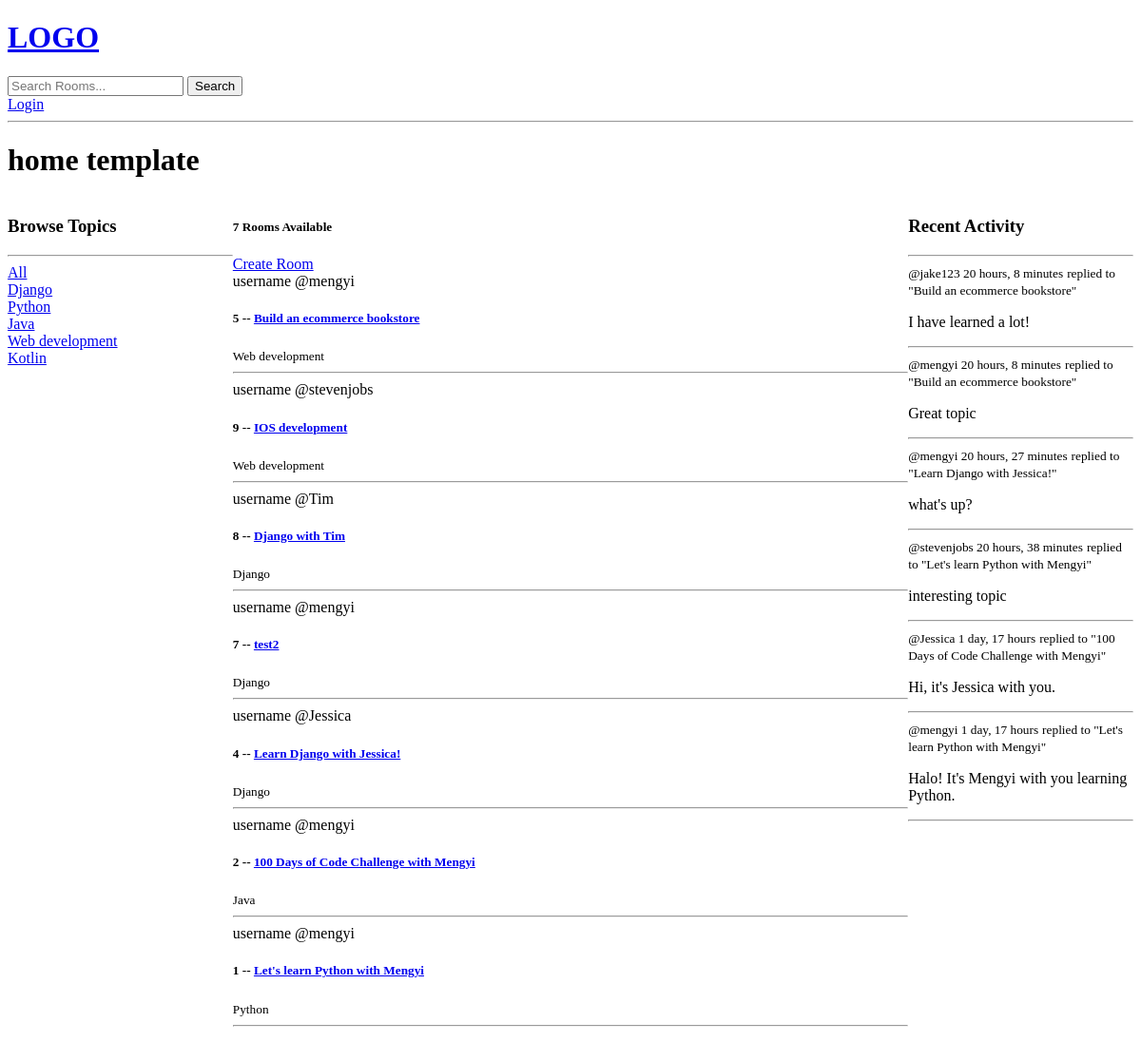
Before: / with the older database file.
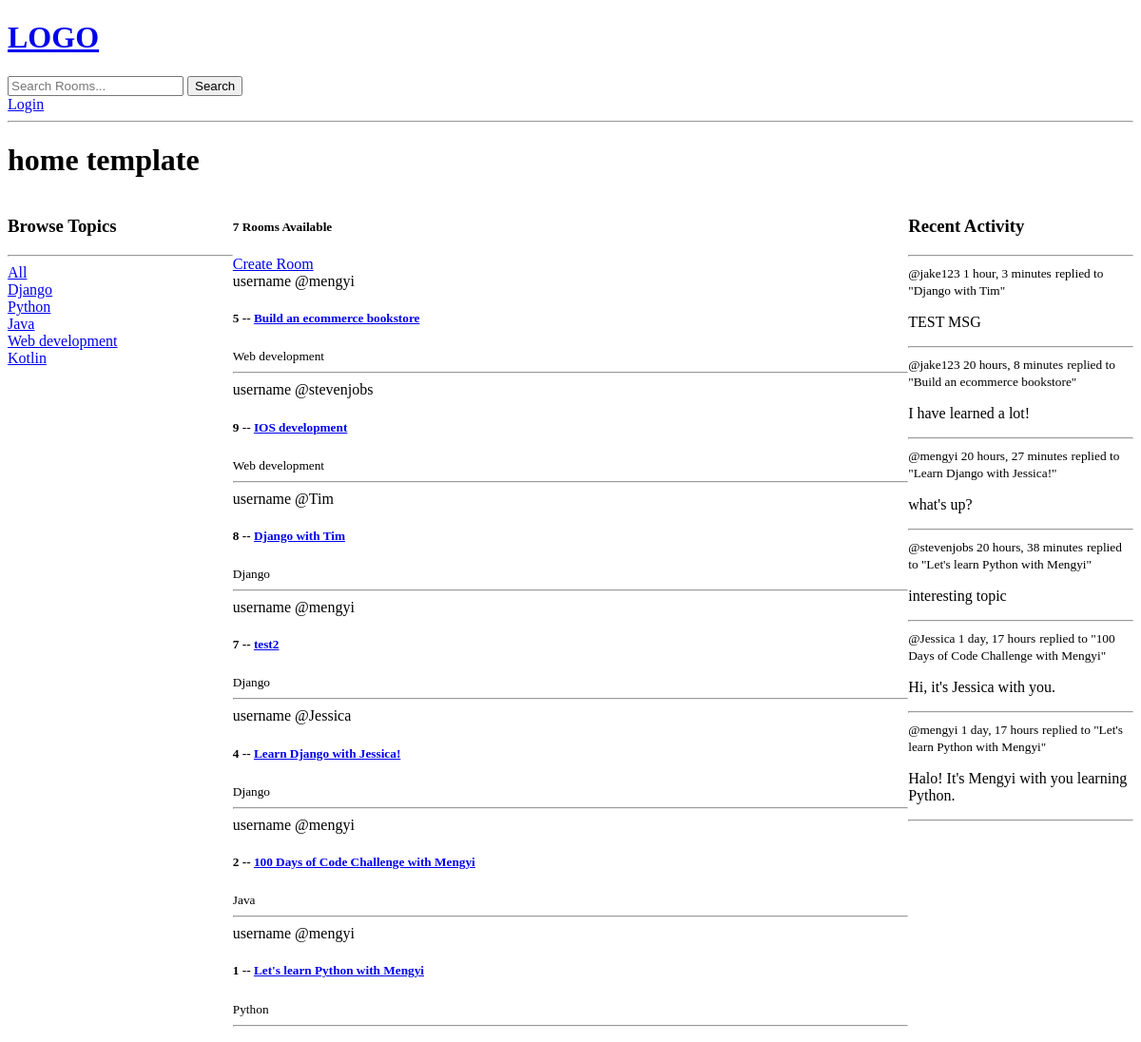
After: the same page with the newer database file.
### base/models.py (models this page shows, shortened)
class Topic(models.Model):
    name = models.CharField(max_length=200)

class Room(models.Model):
    host = models.ForeignKey(User, on_delete=models.SET_NULL, null=True)
    topic = models.ForeignKey(
        Topic, on_delete=models.SET_NULL, null=True)
    name = models.CharField(max_length=200)
    description = models.TextField(null=True, blank=True)
    participants = models.ManyToManyField(
        User, related_name="participants", blank=True)
    updated = models.DateTimeField(auto_now=True)
    created = models.DateTimeField(auto_now_add=True)
    class Meta:
        ordering = ['-updated', '-created']
    def __str__(self):
        return self.name

class Message(models.Model):
    user = models.ForeignKey(User, on_delete=models.CASCADE)
    room = models.ForeignKey(Room, on_delete=models.CASCADE)
    body = models.TextField()
    updated = models.DateTimeField(auto_now=True)
    created = models.DateTimeField(auto_now_add=True)
    class Meta:
        ordering = ['-updated', '-created']
    def __str__(self):
        return self.body[0:50]

### base/views.py (the view)
# urls.py: 2. Add a URL to urlpatterns:  path('', views.home, name='home')
def home(request):
    q = request.GET.get("q") if request.GET.get("q") != None else ""
    rooms = Room.objects.filter(
        Q(topic__name__icontains=q) | Q(name__icontains=q) | Q(description__icontains=q))
    topics = Topic.objects.all()
    room_count = rooms.count()
    room_messages = Message.objects.all
    context = {"rooms": rooms, "topics": topics,
               "room_count": room_count, "room_messages": room_messages}
    return render(request, "base/home.html", context)

### base/templates/base/home.html (shortened to what this page needs)
{% extends "main.html" %}
{% block content %}
<h1>home template</h1>
<div class="home-container">
    <div>
        <h3>Browse Topics</h3>
        <hr>
        <div>
            <a href="{% url 'home' %}">All</a>
        </div>
        {% for topic in topics %}
        <div>
            <a href="{% url 'home' %}?q={{topic.name}}">{{ topic.name }}</a>
        </div>
        {% endfor %}
    </div>
    <div>
        <h5>{{room_count}} Rooms Available </h5>
        <a href="{% url 'create-room' %}">Create Room</a>
        <div>
            {% for room in rooms %}
            <div>
                <span> username @{{room.host.username}}</span>
                <h5>
                    {{ room.id}} -- <a href="{% url 'room' room.id%}">{{ room.name }} </a>
                </h5>
                <small> {{ room.topic.name }} </small>
                <hr>
            </div>
            {% endfor %}
        </div>
    </div>
    <div>
        <h3>Recent Activity</h3>
        <hr>
        {% for message in room_messages %}
        <div>
            <small>@{{message.user}} {{message.created|timesince}}</small>
            <small>replied to "{{message.room}}"</small>
            <p>{{message}}</p>
            <hr>
        </div>
        {% endfor %}
    </div>
</div>
{% endblock content %}

Changed rows visible on the page:
removed Message: user "mengyi", created "20 hours, 8 minutes", room "Build an ecommerce bookstore", body "Great topic"
added Message: user "jake123", created "1 hour, 3 minutes", room "Django with Tim", body "TEST MSG"
